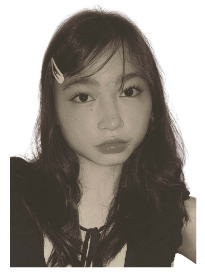
#> input picture assets/portrait/gaze-center.png, 205 x 276 px; its folder holds 4 pictures in this run; the run also reads 1 picture not shown here
$ python match_all_gazes.py
#> lines starting #> are read from the running program, lines starting #| are printed output that depends on the picture; pictures that were not available may be replaced by others from this repository, and a replacement may not be noted
from PIL import Image
import numpy as np

# Load images
names = ['center', 'left', 'right', 'up', 'down', 'upper-left', 'lower-left']
images = {name: np.array(Image.open(f'assets/portrait/gaze-{name}.png').convert('L')) for name in names}
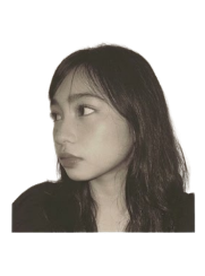
#> input picture assets/portrait/gaze-left.png, 205 x 276 px
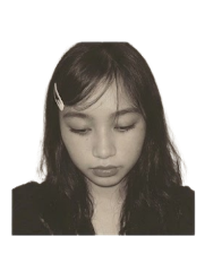
#> input picture assets/portrait/gaze-down.png, 205 x 276 px, given in place of gaze-up.png, which was not available
#> images = 7 items

# Let's inspect each image compared to center:
# Where does the face / gaze shift?
c = images['center']
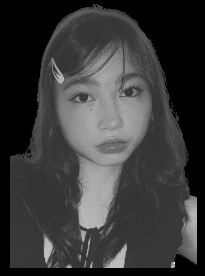
#> c: shape (276, 205); min 0, max 255, mean 57.1

print(f"{'IMAGE':15s} | {'LEFT EYE (dx, dy)':20s} | {'RIGHT EYE (dx, dy)':20s}")
print("-" * 65)

for name in names:
    arr = images[name]
    # Crop Left eye: y=105:125, x=75:105
    # Crop Right eye: y=105:125, x=118:148

    # Let's find darkest 8% in Left eye:
    l_patch = arr[105:125, 75:105]
    tl = np.percentile(l_patch, 8)
    yl, xl = np.where(l_patch <= tl)

    r_patch = arr[105:125, 118:148]
    tr = np.percentile(r_patch, 8)
    yr, xr = np.where(r_patch <= tr)

    # Centers relative to center image
    c_l_patch = c[105:125, 75:105]
    c_tl = np.percentile(c_l_patch, 8)
    c_yl, c_xl = np.where(c_l_patch <= c_tl)

    c_r_patch = c[105:125, 118:148]
    c_tr = np.percentile(c_r_patch, 8)
    c_yr, c_xr = np.where(c_r_patch <= c_tr)

    dx_l = np.mean(xl) - np.mean(c_xl)
    dy_l = np.mean(yl) - np.mean(c_yl)

    dx_r = np.mean(xr) - np.mean(c_xr)
    dy_r = np.mean(yr) - np.mean(c_yr)

    print(f"gaze-{name:10s} | dx={dx_l:+5.1f}, dy={dy_l:+5.1f}   | dx={dx_r:+5.1f}, dy={dy_r:+5.1f}")
#> this loop made 7 passes
#> (tl, tr, dx_l, dy_l, dx_r, dy_r) on passes 1 to 7: (143, 126, 0, 0, 0, 0), (84.92, 54.92, -4.76, -3.12, -12.33, 1.25), (143, 126, 0, 0, 0, 0), (105, 54, -5.8, 1.92, -0.255, -4.83), (105, 54, -5.8, 1.92, -0.255, -4.83), (105, 54, -5.8, 1.92, -0.255, -4.83), (84.92, 54.92, -4.76, -3.12, -12.33, 1.25)
#| gaze-center     | dx= +0.0, dy= +0.0   | dx= +0.0, dy= +0.0
#| gaze-left       | dx= -4.8, dy= -3.1   | dx=-12.3, dy= +1.3
#| gaze-right      | dx= +0.0, dy= +0.0   | dx= +0.0, dy= +0.0
#| gaze-up         | dx= -5.8, dy= +1.9   | dx= -0.3, dy= -4.8
#| gaze-down       | dx= -5.8, dy= +1.9   | dx= -0.3, dy= -4.8
#| gaze-upper-left | dx= -5.8, dy= +1.9   | dx= -0.3, dy= -4.8
#| gaze-lower-left | dx= -4.8, dy= -3.1   | dx=-12.3, dy= +1.3
#> pass 1, `r_patch = arr[105:125, 118:148]`:
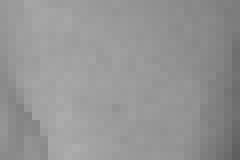
#> r_patch: shape (20, 30) (shown 8 times larger); min 95, max 173, mean 148.7
#> pass 2, `arr = images[name]`:
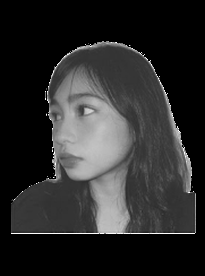
#> arr: shape (276, 205); min 0, max 255, mean 43
#> pass 2, `l_patch = arr[105:125, 75:105]`:
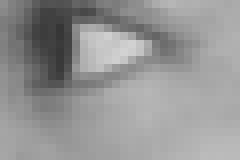
#> l_patch: shape (20, 30) (shown 8 times larger); min 54, max 210, mean 149
#> after the loop:
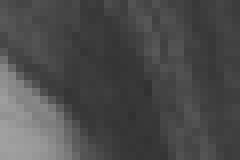
#> r_patch: shape (20, 30) (shown 8 times larger); min 50, max 160, mean 75.5
